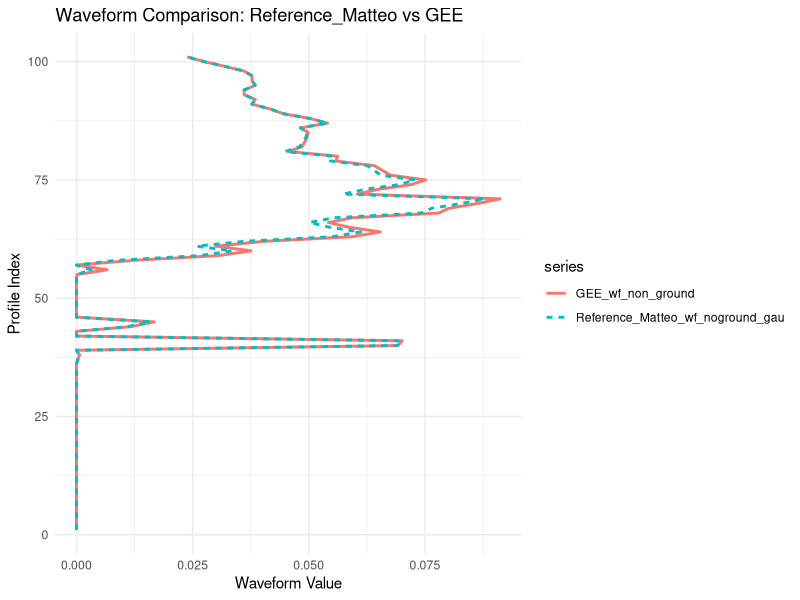
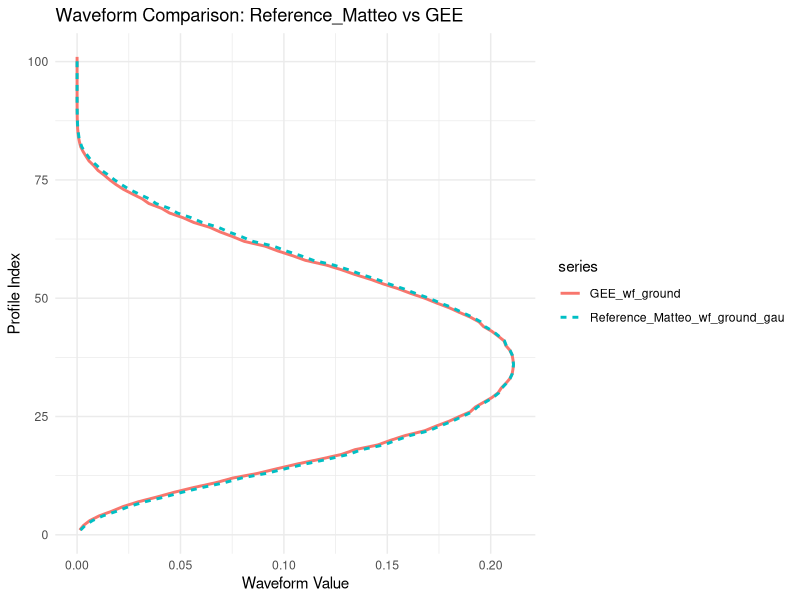
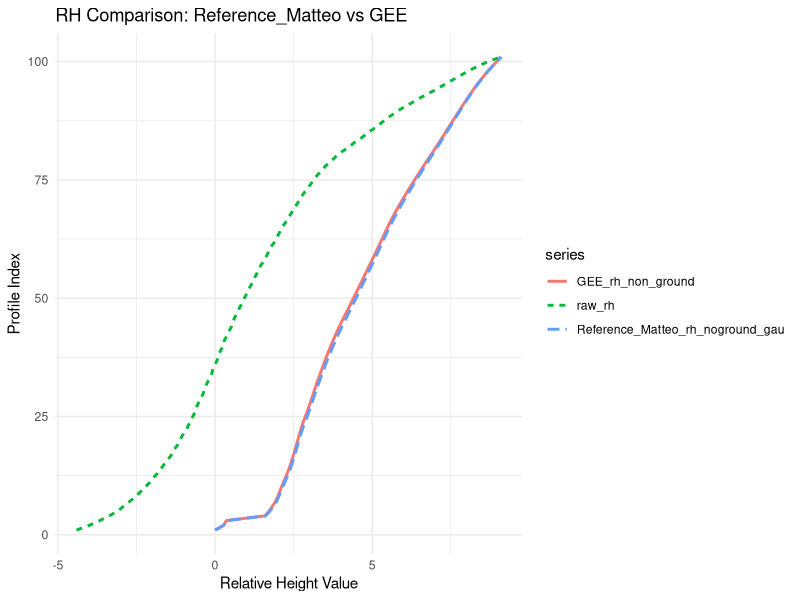
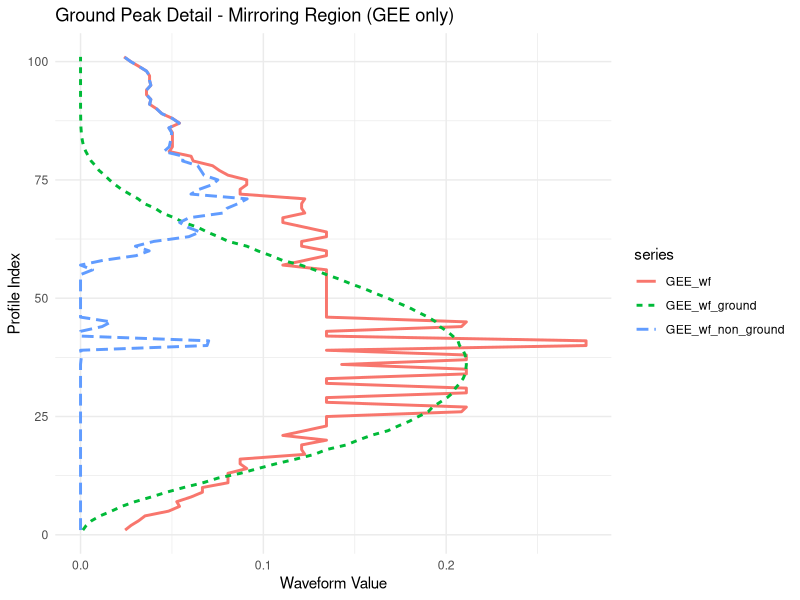

Write R code to recreate these figures, in order.
library(ggplot2)
library(readr)
library(tidyverse)


# Load the shot_xxx and reference files
Reference_Matteo <- read_csv("Data/shot_30071100300208676 3.csv")
GEE <- read_csv("Data/GEDI_SOIL_GAUSS_30071100300208676.csv") # replace with actual reference file name




# Read the data as CSV text
Reference_Matteo_df <- Reference_Matteo

Reference_Matteo_df<- Reference_Matteo_df |> mutate(index = row_number())




# Suppose 'ref' is your tibble
# Extract the string and remove square brackets, then split and convert to numeric
rh_ground_vec <- GEE$rh_ground %>%
  .[[1]] %>%
  str_remove_all("\\[|\\]") %>%
  str_split(",") %>%
  .[[1]] %>%
  as.numeric()

rh_non_ground_vec <- GEE$rh_non_ground %>%
  .[[1]] %>%
  str_remove_all("\\[|\\]") %>%
  str_split(",") %>%
  .[[1]] %>%
  as.numeric()
wf_ground_vec <- GEE$wf_ground %>%
  .[[1]] %>%
  str_remove_all("\\[|\\]") %>%
  str_split(",") %>%
  .[[1]] %>%
  as.numeric()

wf_non_ground_vec <- GEE$wf_non_ground %>%
  .[[1]] %>%
  str_remove_all("\\[|\\]") %>%
  str_split(",") %>%
  .[[1]] %>%
  as.numeric()

wf_vec <- GEE$wf %>%
  .[[1]] %>%
  str_remove_all("\\[|\\]") %>%
  str_split(",") %>%
  .[[1]] %>%
  as.numeric()

# Now you can check
print(rh_ground_vec)
print(rh_non_ground_vec)
print(wf_ground_vec)
print(wf_non_ground_vec)
print(wf_vec)




library(tibble)

# Assemble combined tibble
comparison_df <- tibble(
  index = Reference_Matteo_df$index,
  raw_rh = Reference_Matteo_df$rh,
  Reference_Matteo_wf_ground_gau = Reference_Matteo_df$gau,
  Reference_Matteo_wf_noground_gau = Reference_Matteo_df$wf_noground_gau,
  Reference_Matteo_rh_noground_gau = Reference_Matteo_df$rh_noground_gau,
  GEE_wf_ground = wf_ground_vec,
  GEE_wf_non_ground = wf_non_ground_vec,
  GEE_rh_ground = rh_ground_vec,
  GEE_rh_non_ground = rh_non_ground_vec,
  GEE_wf = wf_vec
  
)

# Optional: pivot to long for grouped line plot
comparison_long <- comparison_df %>%
  select(index,
         # Reference_Matteo_wf_ground_GEE,
         Reference_Matteo_wf_noground_gau,
         # GEE_wf_ground,
         GEE_wf_non_ground) %>%
  pivot_longer(-index, names_to = "series", values_to = "value")

ggplot(comparison_long, aes(x = index, y = value, color = series, linetype = series)) +
  geom_line(size = 1) +
  labs(title = "Waveform Comparison: Reference_Matteo vs GEE",
       x = "Profile Index",
       y = "Waveform Value") +
  theme_minimal()+
  coord_flip()


comparison_long2 <- comparison_df %>%
  select(index,
         Reference_Matteo_wf_ground_gau,
         # Reference_Matteo_wf_noground_gau,
         GEE_wf_ground
         # GEE_wf_non_ground
         ) %>%
  pivot_longer(-index, names_to = "series", values_to = "value")

ggplot(comparison_long2, aes(x = index, y = value, color = series, linetype = series)) +
  geom_line(size = 1) +
  labs(title = "Waveform Comparison: Reference_Matteo vs GEE",
       x = "Profile Index",
       y = "Waveform Value") +
  theme_minimal()+
  coord_flip()
# ggsave("Outputs/Waveform_Comparison.png", width = 10, height = 6)


rh_long <- comparison_df %>%
  select(index, raw_rh, Reference_Matteo_rh_noground_gau, GEE_rh_non_ground) %>%
  pivot_longer(-index, names_to = "series", values_to = "value")

ggplot(rh_long, aes(x = index, y = value, color = series, linetype = series)) +
  geom_line(size = 1) +
  labs(title = "RH Comparison: Reference_Matteo vs GEE",
       x = "Profile Index",
       y = "Relative Height Value") +
  theme_minimal()+
  coord_flip()
# ggsave("Outputs/RH_Comparison.png", width = 10, height = 6)



rh_long <- comparison_df %>%
  select(index, GEE_wf_non_ground, GEE_wf_ground, GEE_wf) %>%
  pivot_longer(-index, names_to = "series", values_to = "value")

ggplot(rh_long, aes(x = index, y = value, color = series, linetype = series)) +
  geom_line(size = 1) +
  labs(title = "Ground Peak Detail - Mirroring Region (GEE only)",
       x = "Profile Index",
       y = "Waveform Value") +
  theme_minimal()+
  coord_flip()
